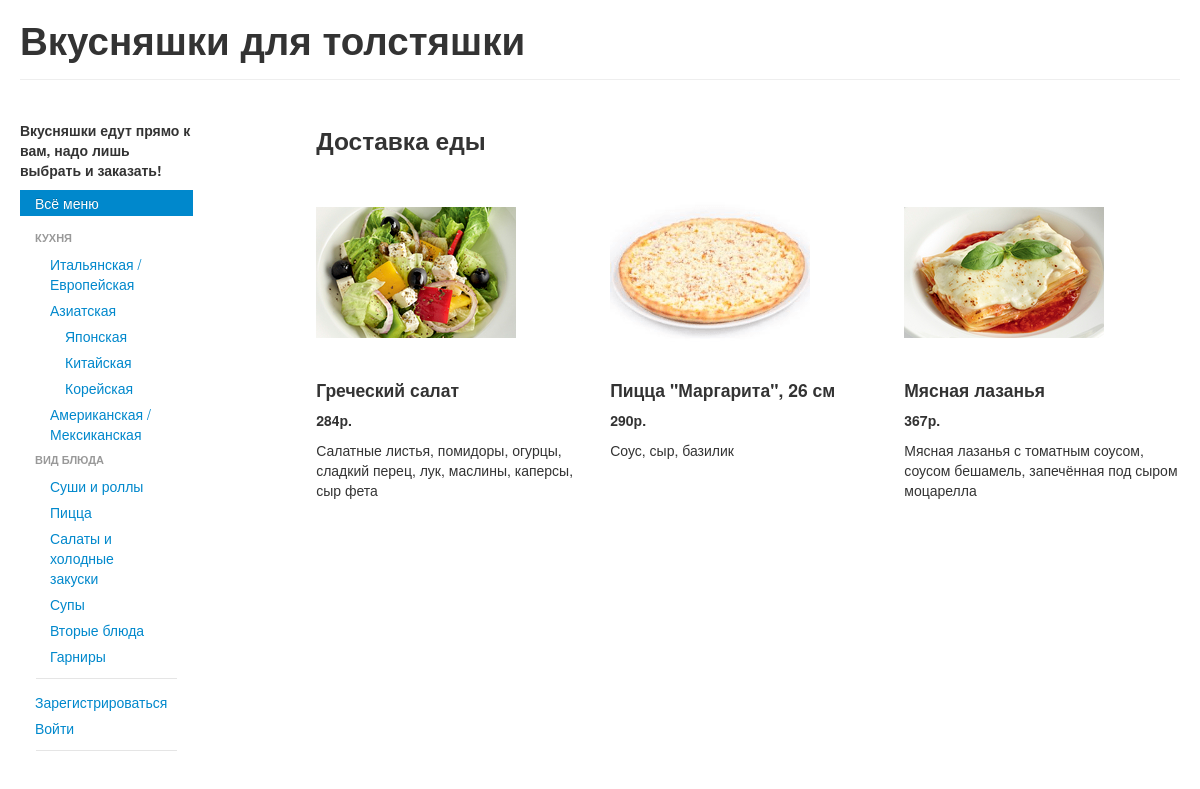
/index.php?cat=3, run on the app's committed database.
### tables this page shows
CREATE TABLE IF NOT EXISTS `categories` (
  `ID` int(11) NOT NULL AUTO_INCREMENT,
  `name` varchar(30) NOT NULL,
  `parent_ID` int(11) DEFAULT NULL,
  PRIMARY KEY (`ID`),
  UNIQUE KEY `name` (`name`),
  KEY `parent_ID` (`parent_ID`)
);

CREATE TABLE IF NOT EXISTS `dishes` (
  `ID` int(11) NOT NULL AUTO_INCREMENT,
  `name` varchar(40) NOT NULL,
  `price` int(11) NOT NULL,
  `piclink` varchar(200) DEFAULT NULL,
  `description` mediumtext,
  `active` tinyint(1) NOT NULL DEFAULT '1',
  PRIMARY KEY (`ID`),
  UNIQUE KEY `name` (`name`),
  UNIQUE KEY `ID` (`ID`)
);

### menu.php (the view, shortened to what this page needs)
<?php
function makeCategoryTree()
	{
		$query = mysql_query('SELECT * from categories');
		$a_cat = mysql_fetch_assoc($query);
		while (!empty($a_cat))
		{
					$array[]=$a_cat;
				$a_cat = mysql_fetch_assoc($query);
		}
		foreach ($array as $key => &$value) {
			$pair[$value['ID']]= &$value;
		}
		foreach ($array as $key => &$value)
		{
			if ($value['parent_ID']==null)
			{
				$arr[]= &$value;
			}
			else
				$pair[$value['parent_ID']]['child'][]= &$value;
		}
		return $arr;
	}
function rec($array)
{?>
 	<ul class="nav nav-list">
		<?php foreach ($array as $key): ?>
		<li><a href="index.php?cat=<?=$key['ID']?>"><?=$key['name']?></a></li>
		<?php if (count($key['child'])>0)
		{
			rec($key['child']);
		}
			endforeach; ?>
	</ul>
<?php }
$array = makeCategoryTree();?>
<li class="nav-header"><?=$array[0]['child'][0]['name']?></li>
<?rec($array[0]['child'][0]['child']);?>
<li class="nav-header"><?=$array[0]['child'][1]['name']?></li>

### functions.php (shortened to what this page needs)
<?php
	function getAllChildren($categoryId)
	{
		$array = mysql_query('SELECT * from categories');
		$a_cat = mysql_fetch_assoc($array);
		while (!empty($a_cat))
		{
			if (($a_cat['parent_ID']) == NULL)
				$pair[0][] = $a_cat['ID'];
			else
     			$pair[$a_cat['parent_ID']][] = $a_cat['ID'];
     		$a_cat = mysql_fetch_assoc($array);
     	}
     	$cats[] = $categoryId;
		$current = 0;
		while ($current <= count($cats))
		{
			for ($i = 0; $i < count($pair[$cats[$current]]); $i++)
			{
				$cats[] = $pair[$cats[$current]][$i];
			}
			$current = $current + 1;
		}
		return $cats;
	}
	function getCatalog($categoryId)
	{
		$cats = getAllChildren($categoryId);
		$string =
			'SELECT dishes.*
            from dishes JOIN categories_dishes
            ON dishes.ID = categories_dishes.dishes_ID
            WHERE ';
  		for ($i = 0; $i < count($cats) - 1; $i++)
  		{
  			$string = $string . 'categories_dishes.categories_ID = "' .$cats[$i]. '" OR ';
  		}
  		$string = $string . 'categories_dishes.categories_ID = "' . $cats[$i] . '" GROUP BY dishes.ID';
		return mysql_query($string);
	}
	function genList($cat, $page, $start, $perpage)
	{
        $dishlist = '';
        $rowcount = 0;
        $result = getCatalog($cat);
        $a_dish = mysql_fetch_assoc($result);
        $cart_avail = '';
        while (!empty($a_dish))
        {
            $dishlist .= '<div class="row-fluid"><ul class="thumbnails">';
            while ($rowcount++ < 3 && !empty($a_dish))
            {
                $dishlist .= '
                    <li class="span4">
                    	<div class="dishpic"><img src="/food/img/' . $a_dish[piclink] . '" /></div>
                    	<div class="caption">
                    		<h4>' . $a_dish[name] . '</h4>
                    		<p><b>' . $a_dish[price] . 'р.</b></p>
                    		<p>' . $a_dish[description] . '</p>' .
                        	$cart_avail .
                    	'</div>
                    </li>';
                $a_dish = mysql_fetch_assoc($result);
            }
            $rowcount = 0;
            $dishlist .= '</ul></div>';
        }
        return $dishlist;
	}

### css/style.css (style rules this page uses)
.dishpic { width: 200px; height: 200px; line-height: 200px; }
.dishpic img { vertical-align: center; }

### data on the page
categories: name "КУХНЯ"
categories: name "Итальянская / Европейская"
categories: name "Азиатская"
categories: name "Японская"
categories: name "Китайская"
categories: name "Корейская"
categories: name "Американская / Мексиканская"
categories: name "ВИД БЛЮДА"
categories: name "Суши и роллы"
categories: name "Пицца"
categories: name "Салаты и холодные закуски"
categories: name "Супы"
categories: name "Вторые блюда"
categories: name "Гарниры"
dishes: piclink (picture), name "Греческий салат", price "284", description "Салатные листья, помидоры, огурцы, сладкий перец, лук, маслины, каперсы, сыр фета"
dishes: piclink (picture), name "Пицца \"Маргарита\", 26 см", price "290", description "Соус, сыр, базилик"
dishes: piclink (picture), name "Мясная лазанья", price "367", description "Мясная лазанья с томатным соусом, соусом бешамель, запечённая под сыром моцарелла"
